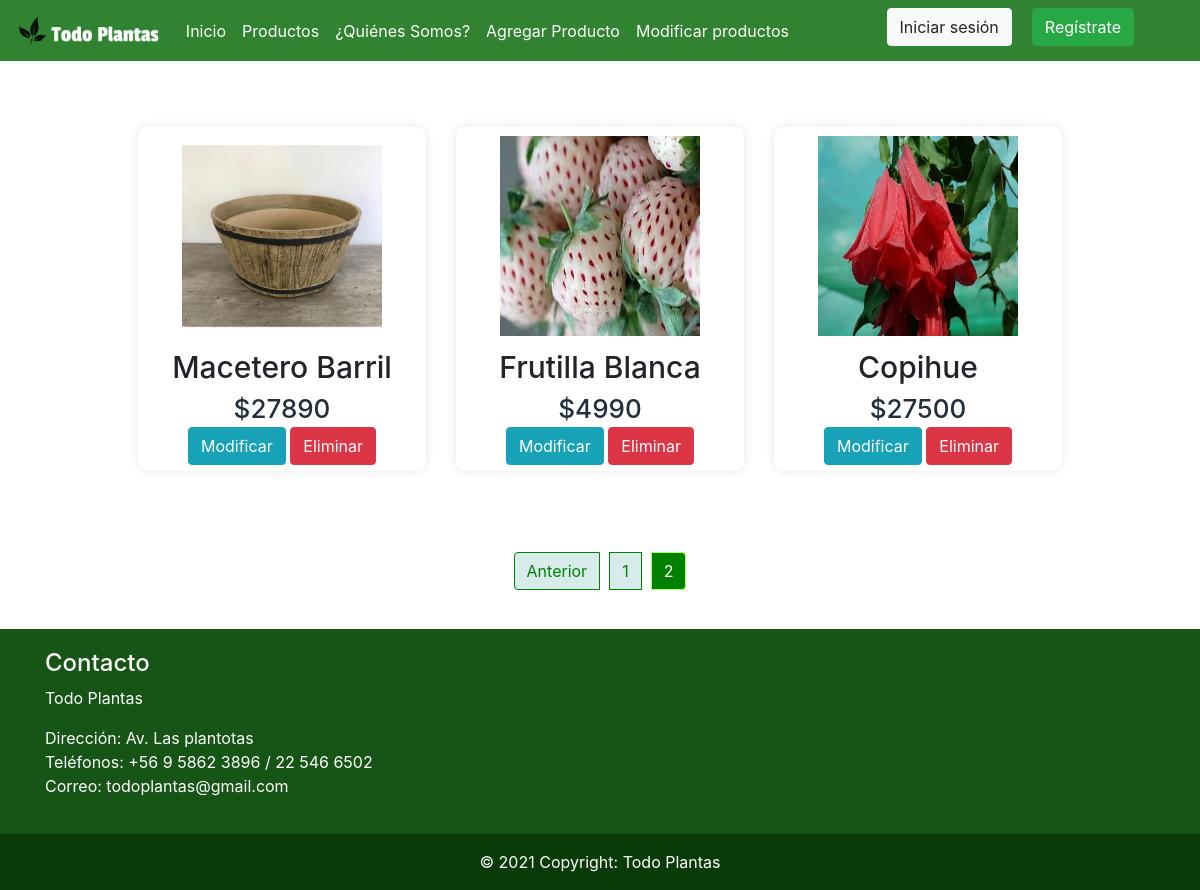
The page /modificar-productos/?page=2 on the database its author committed.
### app/models.py (models this page shows, shortened)
class Producto(models.Model):
    nombre = models.CharField(max_length=40)
    precio = models.IntegerField()
    imagen = models.ImageField(null=True, blank=True, upload_to= "productos")
    descripcion = models.CharField(max_length=60)
    tipo = models.ForeignKey(TipoProducto, on_delete=models.CASCADE)
    fecha = models.DateField()

### app/views.py (the view)
# urls.py: path('modificar-productos/', modificar, name="modificar"),
def modificar(request):
    productoAll = Producto.objects.all()
    page = request.GET.get('page', 1)
    try:
        paginator = Paginator(productoAll, 9)
        productoAll = paginator.page(page)
    except:
        raise Http404
    datos = {
        'listaProductos' : productoAll,
        'paginator': paginator
    }
    return render(request, 'app/modificar.html', datos)

### app/templates/app/modificar.html
{% extends 'app/base.html' %}
{% load static %}
{% block contenido %}
<div class="container-fluid cardfachera">
    <div class="row">
        <div class="gallery">
        {% for aux in listaProductos %}
        <div class="content">
        {% if aux.imagen %}
            <img src="{{aux.imagen.url}}">
          {% else %}
            <img src="{% static 'app/img/noimagen.jpg' %}">
          {% endif %}
            <h3>{{ aux.nombre }}</h3>
            <h6>${{ aux.precio }}</h6>
            <td>
                <div style="margin-bottom: 2%;">
                    <a href="{% url 'modificar_producto' aux.id %}" class="btn btn-info">Modificar</a>
                    <a onclick="confirmarEliminar({{aux.id}})" class="btn btn-danger">Eliminar</a>
                </div>
            </td>
        </div>
        {% endfor %}
        </div>
  </div>
  <div style="margin-top: 1%; margin-bottom: 1.5%;">
    {% include 'app/paginator.html' %}
  </div>
</div>
{% endblock %}

### app/static/app/css/style.css (style rules this page uses)
.cardfachera h3 { text-align: center; font-size: 30px; margin-top: 1%; padding-top: 10px; }
.cardfachera a { text-decoration: none; }
.cardfachera .gallery { display: flex; flex-wrap: wrap; width: 100%; justify-content: center; align-items: center; margin: 50px 0; }
.cardfachera .content { width: 24%; margin: 15px; box-sizing: border-box; float: left; text-align: center; border-radius:10px; border-top-right-radius: 10px; border-bottom-right-radius: 10px; padding-top: 10px; box-shadow: 0 0 10px rgba(0, 0, 0, 0.1); transition: .4s; }
.cardfachera img { width: 200px; height: 200px; text-align: center; margin: 0 auto; display: block; }
.cardfachera h6 { font-size: 26px; text-align: center; color: #222f3e; margin-bottom: 1%; }

### rows shown on the page
Producto: imagen (picture), nombre "Macetero Barril", precio "27890"
Producto: imagen (picture), nombre "Frutilla Blanca", precio "4990"
Producto: imagen (picture), nombre "Copihue", precio "27500"

### other values the page prints
{{ page }} "1" "2"
